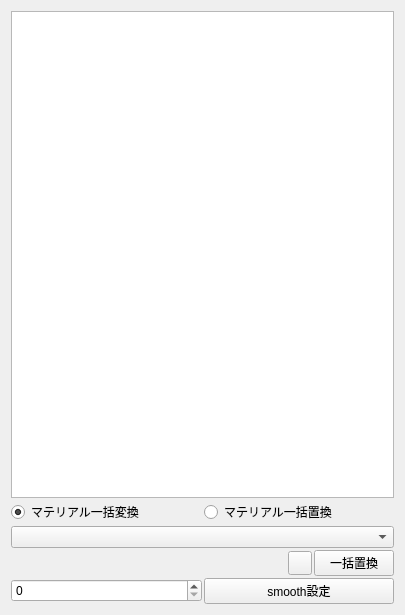
<?xml version="1.0" encoding="UTF-8"?>
<ui version="4.0">
 <class>Form</class>
 <widget class="QWidget" name="Form">
  <property name="geometry">
   <rect>
    <x>0</x>
    <y>0</y>
    <width>405</width>
    <height>615</height>
   </rect>
  </property>
  <property name="windowTitle">
   <string>Form</string>
  </property>
  <layout class="QGridLayout" name="gridLayout">
   <item row="0" column="0">
    <layout class="QVBoxLayout" name="verticalLayout">
     <property name="spacing">
      <number>2</number>
     </property>
     <item>
      <widget class="QTableWidget" name="tableWidget"/>
     </item>
     <item>
      <layout class="QHBoxLayout" name="horizontalLayout">
       <item>
        <widget class="QRadioButton" name="radioButton">
         <property name="text">
          <string>マテリアル一括変換</string>
         </property>
         <property name="checked">
          <bool>true</bool>
         </property>
        </widget>
       </item>
       <item>
        <widget class="QRadioButton" name="radioButton_2">
         <property name="text">
          <string>マテリアル一括置換</string>
         </property>
        </widget>
       </item>
      </layout>
     </item>
     <item>
      <widget class="QComboBox" name="comboBox"/>
     </item>
     <item>
      <layout class="QHBoxLayout" name="horizontalLayout_2">
       <property name="spacing">
        <number>2</number>
       </property>
       <item>
        <spacer name="horizontalSpacer">
         <property name="orientation">
          <enum>Qt::Horizontal</enum>
         </property>
         <property name="sizeHint" stdset="0">
          <size>
           <width>40</width>
           <height>20</height>
          </size>
         </property>
        </spacer>
       </item>
       <item>
        <widget class="QPushButton" name="pushButton_3">
         <property name="minimumSize">
          <size>
           <width>24</width>
           <height>24</height>
          </size>
         </property>
         <property name="maximumSize">
          <size>
           <width>24</width>
           <height>24</height>
          </size>
         </property>
         <property name="text">
          <string/>
         </property>
        </widget>
       </item>
       <item>
        <widget class="QPushButton" name="pushButton">
         <property name="text">
          <string>一括置換</string>
         </property>
        </widget>
       </item>
      </layout>
     </item>
     <item>
      <layout class="QHBoxLayout" name="horizontalLayout_3">
       <item>
        <widget class="QSpinBox" name="spinBox"/>
       </item>
       <item>
        <widget class="QPushButton" name="pushButton_2">
         <property name="text">
          <string>smooth設定</string>
         </property>
        </widget>
       </item>
      </layout>
     </item>
    </layout>
   </item>
  </layout>
 </widget>
 <resources/>
 <connections/>
</ui>
